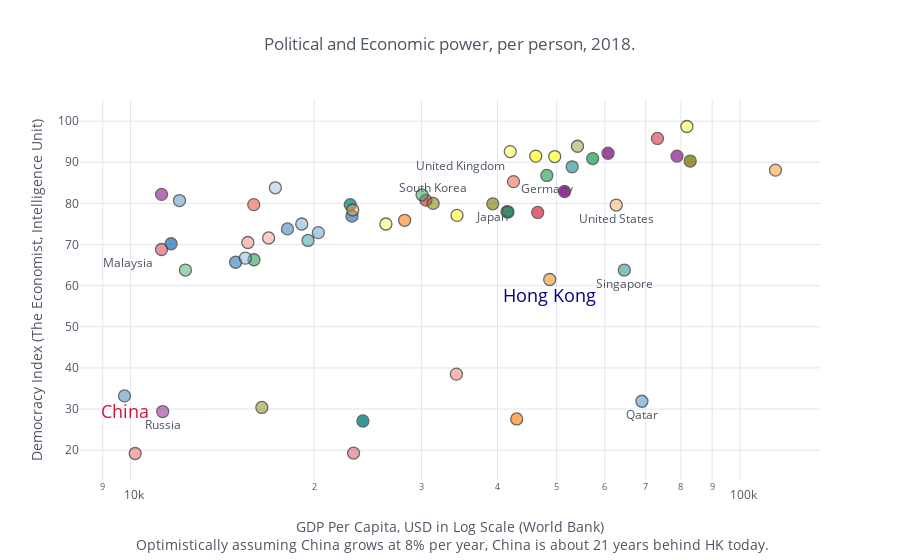

Notebook cell for this chart:
### Code cell
figure.iplot(filename='pol_econ_power', asImage=True)

### Figure 1 — Plotly figure (JSON) as saved in the notebook; plotly's stock layout.template omitted (floating-point values rounded to 4 significant figures)
{"data": [{"marker": {"color": "rgba(255, 153, 51, 1.0)", "line": {"width": 1.3}, "opacity": 0.8, "size": 12, "symbol": "circle"}, "mode": "markers+text", "name": "United Arab Emirates", "text": "", "textfont": {"color": "#4D5663"}, "textposition": "bottom center", "type": "scatter", "uid": "450b77b7-f05c-45f0-a01f-827279786172", "x": [43000.0], "y": [27.6]}, {"marker": {"color": "rgba(55, 128, 191, 1.0)", "line": {"width": 1.3}, "opacity": 0.8, "size": 12, "symbol": "circle"}, "mode": "markers+text", "name": "Argentina", "text": "", "textfont": {"color": "#4D5663"}, "textposition": "bottom center", "type": "scatter", "uid": "fcbb42ad-b00a-4204-a057-1b1ad85a1eaa", "x": [11650.0], "y": [70.2]}, {"marker": {"color": "rgba(50, 171, 96, 1.0)", "line": {"width": 1.3}, "opacity": 0.8, "size": 12, "symbol": "circle"}, "mode": "markers+text", "name": "Australia", "text": "", "textfont": {"color": "#4D5663"}, "textposition": "bottom center", "type": "scatter", "uid": "aa6d6dd9-4113-44ef-9525-2faf007b9a15", "x": [57310.0], "y": [90.9]}, {"marker": {"color": "rgba(128, 0, 128, 1.0)", "line": {"width": 1.3}, "opacity": 0.8, "size": 12, "symbol": "circle"}, "mode": "markers+text", "name": "Austria", "text": "", "textfont": {"color": "#4D5663"}, "textposition": "bottom center", "type": "scatter", "uid": "20c16198-1394-414c-b5b9-3099a196fefc", "x": [51510.0], "y": [82.9]}, {"marker": {"color": "rgba(219, 64, 82, 1.0)", "line": {"width": 1.3}, "opacity": 0.8, "size": 12, "symbol": "circle"}, "mode": "markers+text", "name": "Belgium", "text": "", "textfont": {"color": "#4D5663"}, "textposition": "bottom center", "type": "scatter", "uid": "1e28eafb-67e3-4140-a669-830e7726a15c", "x": [46560.0], "y": [77.8]}, {"marker": {"color": "rgba(0, 128, 128, 1.0)", "line": {"width": 1.3}, "opacity": 0.8, "size": 12, "symbol": "circle"}, "mode": "markers+text", "name": "Bahrain", "text": "", "textfont": {"color": "#4D5663"}, "textposition": "bottom center", "type": "scatter", "uid": "514ef6b8-8c1e-458f-a850-ad71c050ab5e", "x": [24050.0], "y": [27.1]}, {"marker": {"color": "rgba(255, 255, 51, 1.0)", "line": {"width": 1.3}, "opacity": 0.8, "size": 12, "symbol": "circle"}, "mode": "markers+text", "name": "Canada", "text": "", "textfont": {"color": "#4D5663"}, "textposition": "bottom center", "type": "scatter", "uid": "ecc31342-d918-4ec4-bd63-8aa484e90b81", "x": [46210.0], "y": [91.5]}, {"marker": {"color": "rgba(128, 128, 0, 1.0)", "line": {"width": 1.3}, "opacity": 0.8, "size": 12, "symbol": "circle"}, "mode": "markers+text", "name": "Switzerland", "text": "", "textfont": {"color": "#4D5663"}, "textposition": "bottom center", "type": "scatter", "uid": "c1773157-5a49-447d-b597-5ae7725147fb", "x": [82840.0], "y": [90.3]}, {"marker": {"color": "rgba(251, 128, 114, 1.0)", "line": {"width": 1.3}, "opacity": 0.8, "size": 12, "symbol": "circle"}, "mode": "markers+text", "name": "Chile", "text": "", "textfont": {"color": "#4D5663"}, "textposition": "bottom center", "type": "scatter", "uid": "dd1ea833-5a8a-48c8-b80c-2cef06028274", "x": [15920.0], "y": [79.7]}, {"marker": {"color": "rgba(128, 177, 211, 1.0)", "line": {"width": 1.3}, "opacity": 0.8, "size": 12, "symbol": "circle"}, "mode": "markers+text", "name": "China", "text": ["China"], "textfont": {"color": "crimson", "size": 18}, "textposition": "bottom center", "type": "scatter", "uid": "1d0354ce-637f-4480-bafa-18a205ea0832", "x": [9771.0], "y": [33.2]}, {"marker": {"color": "rgba(128, 177, 211, 0.8999999999999999)", "line": {"width": 1.3}, "opacity": 0.8, "size": 12, "symbol": "circle"}, "mode": "markers+text", "name": "Costa Rica", "text": "", "textfont": {"color": "#4D5663"}, "textposition": "bottom center", "type": "scatter", "uid": "7a786884-ddfc-4834-8475-c64dc07642c6", "x": [12030.0], "y": [80.7]}, {"marker": {"color": "rgba(255, 153, 51, 0.8999999999999999)", "line": {"width": 1.3}, "opacity": 0.8, "size": 12, "symbol": "circle"}, "mode": "markers+text", "name": "Cyprus", "text": "", "textfont": {"color": "#4D5663"}, "textposition": "bottom center", "type": "scatter", "uid": "bc9c8cd0-d09b-4143-a05d-3588380c2f91", "x": [28160.0], "y": [75.9]}, {"marker": {"color": "rgba(55, 128, 191, 0.8999999999999999)", "line": {"width": 1.3}, "opacity": 0.8, "size": 12, "symbol": "circle"}, "mode": "markers+text", "name": "Czech Republic", "text": "", "textfont": {"color": "#4D5663"}, "textposition": "bottom center", "type": "scatter", "uid": "d9a2c394-1e5e-4abf-9f91-e70665e0d439", "x": [23080.0], "y": [76.9]}, {"marker": {"color": "rgba(50, 171, 96, 0.8999999999999999)", "line": {"width": 1.3}, "opacity": 0.8, "size": 12, "symbol": "circle"}, "mode": "markers+text", "name": "Germany", "text": ["Germany"], "textfont": {"color": "#4D5663"}, "textposition": "bottom center", "type": "scatter", "uid": "fddbabae-db26-4dce-956e-81a9c47f53b1", "x": [48200.0], "y": [86.8]}, {"marker": {"color": "rgba(128, 0, 128, 0.8999999999999999)", "line": {"width": 1.3}, "opacity": 0.8, "size": 12, "symbol": "circle"}, "mode": "markers+text", "name": "Denmark", "text": "", "textfont": {"color": "#4D5663"}, "textposition": "bottom center", "type": "scatter", "uid": "ea38903f-2d6c-4e79-b433-2d407c9c0b58", "x": [60730.0], "y": [92.2]}, {"marker": {"color": "rgba(219, 64, 82, 0.8999999999999999)", "line": {"width": 1.3}, "opacity": 0.8, "size": 12, "symbol": "circle"}, "mode": "markers+text", "name": "Spain", "text": "", "textfont": {"color": "#4D5663"}, "textposition": "bottom center", "type": "scatter", "uid": "33b0dc9d-1413-4cff-9334-403f7b9b1a3d", "x": [30520.0], "y": [80.8]}, {"marker": {"color": "rgba(0, 128, 128, 0.8999999999999999)", "line": {"width": 1.3}, "opacity": 0.8, "size": 12, "symbol": "circle"}, "mode": "markers+text", "name": "Estonia", "text": "", "textfont": {"color": "#4D5663"}, "textposition": "bottom center", "type": "scatter", "uid": "06da33c6-cf7a-4457-8e83-3440d2deecba", "x": [22930.0], "y": [79.7]}, {"marker": {"color": "rgba(255, 255, 51, 0.8999999999999999)", "line": {"width": 1.3}, "opacity": 0.8, "size": 12, "symbol": "circle"}, "mode": "markers+text", "name": "Finland", "text": "", "textfont": {"color": "#4D5663"}, "textposition": "bottom center", "type": "scatter", "uid": "d57f34b2-12e9-4414-a223-91f3d7392d19", "x": [49650.0], "y": [91.4]}, {"marker": {"color": "rgba(128, 128, 0, 0.8999999999999999)", "line": {"width": 1.3}, "opacity": 0.8, "size": 12, "symbol": "circle"}, "mode": "markers+text", "name": "France", "text": "", "textfont": {"color": "#4D5663"}, "textposition": "bottom center", "type": "scatter", "uid": "33bae856-5061-432d-b38b-ba0d497a6031", "x": [41460.0], "y": [78]}, {"marker": {"color": "rgba(251, 128, 114, 0.8999999999999999)", "line": {"width": 1.3}, "opacity": 0.8, "size": 12, "symbol": "circle"}, "mode": "markers+text", "name": "United Kingdom", "text": ["United Kingdom"], "textfont": {"color": "#4D5663"}, "textposition": "top left", "type": "scatter", "uid": "f7070883-0ba1-4edc-98e4-19a11aae4518", "x": [42490.0], "y": [85.3]}, {"marker": {"color": "rgba(251, 128, 114, 0.7999999999999998)", "line": {"width": 1.3}, "opacity": 0.8, "size": 12, "symbol": "circle"}, "mode": "markers+text", "name": "Equatorial Guinea", "text": "", "textfont": {"color": "#4D5663"}, "textposition": "bottom center", "type": "scatter", "uid": "77a09fd6-4ee2-4aad-8194-36b7ef017cb1", "x": [10170.0], "y": [19.2]}, {"marker": {"color": "rgba(128, 177, 211, 0.7999999999999998)", "line": {"width": 1.3}, "opacity": 0.8, "size": 12, "symbol": "circle"}, "mode": "markers+text", "name": "Greece", "text": "", "textfont": {"color": "#4D5663"}, "textposition": "bottom center", "type": "scatter", "uid": "0203594e-5474-4b98-96d6-6f8b4feba0d5", "x": [20320.0], "y": [72.9]}, {"marker": {"color": "rgba(255, 153, 51, 0.7999999999999998)", "line": {"width": 1.3}, "opacity": 0.8, "size": 12, "symbol": "circle"}, "mode": "markers+text", "name": "Hong Kong", "text": ["Hong Kong"], "textfont": {"color": "navy", "size": 18}, "textposition": "bottom center", "type": "scatter", "uid": "763bfd20-4680-4c5c-b291-1d2a9a49cbe6", "x": [48720.0], "y": [61.5]}, {"marker": {"color": "rgba(55, 128, 191, 0.7999999999999998)", "line": {"width": 1.3}, "opacity": 0.8, "size": 12, "symbol": "circle"}, "mode": "markers+text", "name": "Croatia", "text": "", "textfont": {"color": "#4D5663"}, "textposition": "bottom center", "type": "scatter", "uid": "7b942bf5-96cd-40b0-855c-cbeb14973bd4", "x": [14870.0], "y": [65.7]}, {"marker": {"color": "rgba(50, 171, 96, 0.7999999999999998)", "line": {"width": 1.3}, "opacity": 0.8, "size": 12, "symbol": "circle"}, "mode": "markers+text", "name": "Hungary", "text": "", "textfont": {"color": "#4D5663"}, "textposition": "bottom center", "type": "scatter", "uid": "c5d1af3c-99a2-4267-a837-80093a083988", "x": [15940.0], "y": [66.3]}, {"marker": {"color": "rgba(128, 0, 128, 0.7999999999999998)", "line": {"width": 1.3}, "opacity": 0.8, "size": 12, "symbol": "circle"}, "mode": "markers+text", "name": "Ireland", "text": "", "textfont": {"color": "#4D5663"}, "textposition": "bottom center", "type": "scatter", "uid": "2dadefbb-10c5-4000-aa09-84bf840a9de6", "x": [78810.0], "y": [91.5]}, {"marker": {"color": "rgba(219, 64, 82, 0.7999999999999998)", "line": {"width": 1.3}, "opacity": 0.8, "size": 12, "symbol": "circle"}, "mode": "markers+text", "name": "Iceland", "text": "", "textfont": {"color": "#4D5663"}, "textposition": "bottom center", "type": "scatter", "uid": "52e8bd5f-109a-41fd-ad4d-a140fc9d57d5", "x": [73200.0], "y": [95.8]}, {"marker": {"color": "rgba(0, 128, 128, 0.7999999999999998)", "line": {"width": 1.3}, "opacity": 0.8, "size": 12, "symbol": "circle"}, "mode": "markers+text", "name": "Israel", "text": "", "textfont": {"color": "#4D5663"}, "textposition": "bottom center", "type": "scatter", "uid": "c214e329-e53e-4d37-b6e4-b43118b62d5c", "x": [41610.0], "y": [77.9]}, {"marker": {"color": "rgba(255, 255, 51, 0.7999999999999998)", "line": {"width": 1.3}, "opacity": 0.8, "size": 12, "symbol": "circle"}, "mode": "markers+text", "name": "Italy", "text": "", "textfont": {"color": "#4D5663"}, "textposition": "bottom center", "type": "scatter", "uid": "181fdb99-d2a7-49ec-b153-45ac86ebb5c8", "x": [34320.0], "y": [77.1]}, {"marker": {"color": "rgba(128, 128, 0, 0.7999999999999998)", "line": {"width": 1.3}, "opacity": 0.8, "size": 12, "symbol": "circle"}, "mode": "markers+text", "name": "Japan", "text": ["Japan"], "textfont": {"color": "#4D5663"}, "textposition": "bottom center", "type": "scatter", "uid": "74b9be02-a79f-4efb-8c65-0a8bd821022b", "x": [39290.0], "y": [79.9]}, {"marker": {"color": "rgba(128, 128, 0, 0.7)", "line": {"width": 1.3}, "opacity": 0.8, "size": 12, "symbol": "circle"}, "mode": "markers+text", "name": "South Korea", "text": ["South Korea"], "textfont": {"color": "#4D5663"}, "textposition": "top center", "type": "scatter", "uid": "f9b6e2bc-647a-4742-b485-f228d606d314", "x": [31360.0], "y": [80]}, {"marker": {"color": "rgba(251, 128, 114, 0.7)", "line": {"width": 1.3}, "opacity": 0.8, "size": 12, "symbol": "circle"}, "mode": "markers+text", "name": "Kuwait", "text": "", "textfont": {"color": "#4D5663"}, "textposition": "bottom center", "type": "scatter", "uid": "d2e019ab-920b-45ae-a701-5c4183eb4b20", "x": [34240.0], "y": [38.5]}, {"marker": {"color": "rgba(128, 177, 211, 0.7)", "line": {"width": 1.3}, "opacity": 0.8, "size": 12, "symbol": "circle"}, "mode": "markers+text", "name": "Lithuania", "text": "", "textfont": {"color": "#4D5663"}, "textposition": "bottom center", "type": "scatter", "uid": "a2e4d1a4-c8f2-465d-a1e7-e598facac608", "x": [19090.0], "y": [75]}, {"marker": {"color": "rgba(255, 153, 51, 0.7)", "line": {"width": 1.3}, "opacity": 0.8, "size": 12, "symbol": "circle"}, "mode": "markers+text", "name": "Luxembourg", "text": "", "textfont": {"color": "#4D5663"}, "textposition": "bottom center", "type": "scatter", "uid": "21eaba95-96f0-41e0-a713-b2ff70bc7c5b", "x": [114300.0], "y": [88.1]}, {"marker": {"color": "rgba(55, 128, 191, 0.7)", "line": {"width": 1.3}, "opacity": 0.8, "size": 12, "symbol": "circle"}, "mode": "markers+text", "name": "Latvia", "text": "", "textfont": {"color": "#4D5663"}, "textposition": "bottom center", "type": "scatter", "uid": "7cd905e3-e005-4270-a41f-5619301b5855", "x": [18090.0], "y": [73.8]}, {"marker": {"color": "rgba(50, 171, 96, 0.7)", "line": {"width": 1.3}, "opacity": 0.8, "size": 12, "symbol": "circle"}, "mode": "markers+text", "name": "Malta", "text": "", "textfont": {"color": "#4D5663"}, "textposition": "bottom center", "type": "scatter", "uid": "69c100eb-ba1d-4927-8583-56b62e21dcd3", "x": [30070.0], "y": [82.1]}, {"marker": {"color": "rgba(128, 0, 128, 0.7)", "line": {"width": 1.3}, "opacity": 0.8, "size": 12, "symbol": "circle"}, "mode": "markers+text", "name": "Mauritius", "text": "", "textfont": {"color": "#4D5663"}, "textposition": "bottom center", "type": "scatter", "uid": "e84228d9-9a47-44f1-9940-bf709e9b8077", "x": [11240.0], "y": [82.2]}, {"marker": {"color": "rgba(219, 64, 82, 0.7)", "line": {"width": 1.3}, "opacity": 0.8, "size": 12, "symbol": "circle"}, "mode": "markers+text", "name": "Malaysia", "text": ["Malaysia"], "textfont": {"color": "#4D5663"}, "textposition": "bottom left", "type": "scatter", "uid": "c9c54a9e-693f-4a9b-b2ed-72534689d54f", "x": [11240.0], "y": [68.8]}, {"marker": {"color": "rgba(0, 128, 128, 0.7)", "line": {"width": 1.3}, "opacity": 0.8, "size": 12, "symbol": "circle"}, "mode": "markers+text", "name": "Netherlands", "text": "", "textfont": {"color": "#4D5663"}, "textposition": "bottom center", "type": "scatter", "uid": "2575fd56-b85c-49f5-8513-3c70a7904cee", "x": [53020.0], "y": [88.9]}, {"marker": {"color": "rgba(255, 255, 51, 0.7)", "line": {"width": 1.3}, "opacity": 0.8, "size": 12, "symbol": "circle"}, "mode": "markers+text", "name": "Norway", "text": "", "textfont": {"color": "#4D5663"}, "textposition": "bottom center", "type": "scatter", "uid": "c7268c82-efd8-4dc6-8671-d8974ae77625", "x": [81810.0], "y": [98.7]}, {"marker": {"color": "rgba(255, 255, 51, 0.5999999999999999)", "line": {"width": 1.3}, "opacity": 0.8, "size": 12, "symbol": "circle"}, "mode": "markers+text", "name": "New Zealand", "text": "", "textfont": {"color": "#4D5663"}, "textposition": "bottom center", "type": "scatter", "uid": "7af56b40-d1d4-4990-8f05-d4ddb36b5b3f", "x": [41970.0], "y": [92.6]}, {"marker": {"color": "rgba(128, 128, 0, 0.5999999999999999)", "line": {"width": 1.3}, "opacity": 0.8, "size": 12, "symbol": "circle"}, "mode": "markers+text", "name": "Oman", "text": "", "textfont": {"color": "#4D5663"}, "textposition": "bottom center", "type": "scatter", "uid": "8939f50e-2632-47c4-916f-cad40c51c07e", "x": [16420.0], "y": [30.4]}, {"marker": {"color": "rgba(251, 128, 114, 0.5999999999999999)", "line": {"width": 1.3}, "opacity": 0.8, "size": 12, "symbol": "circle"}, "mode": "markers+text", "name": "Panama", "text": "", "textfont": {"color": "#4D5663"}, "textposition": "bottom center", "type": "scatter", "uid": "95a75a17-b8e9-4472-93bb-7ed3b238c728", "x": [15580.0], "y": [70.5]}, {"marker": {"color": "rgba(128, 177, 211, 0.5999999999999999)", "line": {"width": 1.3}, "opacity": 0.8, "size": 12, "symbol": "circle"}, "mode": "markers+text", "name": "Poland", "text": "", "textfont": {"color": "#4D5663"}, "textposition": "bottom center", "type": "scatter", "uid": "4f717c9f-12fb-4cdf-986f-963f36245f06", "x": [15420.0], "y": [66.7]}, {"marker": {"color": "rgba(255, 153, 51, 0.5999999999999999)", "line": {"width": 1.3}, "opacity": 0.8, "size": 12, "symbol": "circle"}, "mode": "markers+text", "name": "Portugal", "text": "", "textfont": {"color": "#4D5663"}, "textposition": "bottom center", "type": "scatter", "uid": "3932e237-a58c-4d42-b9ab-4017e893f533", "x": [23150.0], "y": [78.4]}, {"marker": {"color": "rgba(55, 128, 191, 0.5999999999999999)", "line": {"width": 1.3}, "opacity": 0.8, "size": 12, "symbol": "circle"}, "mode": "markers+text", "name": "Qatar", "text": ["Qatar"], "textfont": {"color": "#4D5663"}, "textposition": "bottom center", "type": "scatter", "uid": "ef243fa6-7ecd-4890-9030-c9c41a608cec", "x": [69030.0], "y": [31.9]}, {"marker": {"color": "rgba(50, 171, 96, 0.5999999999999999)", "line": {"width": 1.3}, "opacity": 0.8, "size": 12, "symbol": "circle"}, "mode": "markers+text", "name": "Romania", "text": "", "textfont": {"color": "#4D5663"}, "textposition": "bottom center", "type": "scatter", "uid": "c38ea6de-5c4d-45f9-8072-8b9a82ef291c", "x": [12300.0], "y": [63.8]}, {"marker": {"color": "rgba(128, 0, 128, 0.5999999999999999)", "line": {"width": 1.3}, "opacity": 0.8, "size": 12, "symbol": "circle"}, "mode": "markers+text", "name": "Russia", "text": ["Russia"], "textfont": {"color": "#4D5663"}, "textposition": "bottom center", "type": "scatter", "uid": "4f4d97f4-857a-4310-a6c3-59ff6feaf0be", "x": [11290.0], "y": [29.4]}, {"marker": {"color": "rgba(219, 64, 82, 0.5999999999999999)", "line": {"width": 1.3}, "opacity": 0.8, "size": 12, "symbol": "circle"}, "mode": "markers+text", "name": "Saudi Arabia", "text": "", "textfont": {"color": "#4D5663"}, "textposition": "bottom center", "type": "scatter", "uid": "b097029c-ca88-412f-982e-6249e74dc1be", "x": [23220.0], "y": [19.3]}, {"marker": {"color": "rgba(0, 128, 128, 0.5999999999999999)", "line": {"width": 1.3}, "opacity": 0.8, "size": 12, "symbol": "circle"}, "mode": "markers+text", "name": "Singapore", "text": ["Singapore"], "textfont": {"color": "#4D5663"}, "textposition": "bottom center", "type": "scatter", "uid": "aa3deed0-552a-47cd-9a7d-48cce87bb5cd", "x": [64580.0], "y": [63.8]}, {"marker": {"color": "rgba(0, 128, 128, 0.49999999999999983)", "line": {"width": 1.3}, "opacity": 0.8, "size": 12, "symbol": "circle"}, "mode": "markers+text", "name": "Slovakia", "text": "", "textfont": {"color": "#4D5663"}, "textposition": "bottom center", "type": "scatter", "uid": "df0dfff8-6e31-4a40-b35e-f12de9efb6f0", "x": [19550.0], "y": [71]}, {"marker": {"color": "rgba(255, 255, 51, 0.49999999999999983)", "line": {"width": 1.3}, "opacity": 0.8, "size": 12, "symbol": "circle"}, "mode": "markers+text", "name": "Slovenia", "text": "", "textfont": {"color": "#4D5663"}, "textposition": "bottom center", "type": "scatter", "uid": "9009bebc-1d5d-418a-b9ce-db76926105ff", "x": [26230.0], "y": [75]}, {"marker": {"color": "rgba(128, 128, 0, 0.49999999999999983)", "line": {"width": 1.3}, "opacity": 0.8, "size": 12, "symbol": "circle"}, "mode": "markers+text", "name": "Sweden", "text": "", "textfont": {"color": "#4D5663"}, "textposition": "bottom center", "type": "scatter", "uid": "c2de62d1-2b1a-4e9d-aa91-cef9cdecc412", "x": [54110.0], "y": [93.9]}, {"marker": {"color": "rgba(251, 128, 114, 0.49999999999999983)", "line": {"width": 1.3}, "opacity": 0.8, "size": 12, "symbol": "circle"}, "mode": "markers+text", "name": "Trinidad and Tobago", "text": "", "textfont": {"color": "#4D5663"}, "textposition": "bottom center", "type": "scatter", "uid": "09921941-3afb-4fad-9781-a47f8283e965", "x": [16840.0], "y": [71.6]}, {"marker": {"color": "rgba(128, 177, 211, 0.49999999999999983)", "line": {"width": 1.3}, "opacity": 0.8, "size": 12, "symbol": "circle"}, "mode": "markers+text", "name": "Uruguay", "text": "", "textfont": {"color": "#4D5663"}, "textposition": "bottom center", "type": "scatter", "uid": "91b1e0eb-68b5-4fd4-ae63-70126d0544d7", "x": [17280.0], "y": [83.8]}, {"marker": {"color": "rgba(255, 153, 51, 0.49999999999999983)", "line": {"width": 1.3}, "opacity": 0.8, "size": 12, "symbol": "circle"}, "mode": "markers+text", "name": "United States", "text": ["United States"], "textfont": {"color": "#4D5663"}, "textposition": "bottom center", "type": "scatter", "uid": "5cd0bc36-4c7e-49b9-999e-f599cee26bea", "x": [62640.0], "y": [79.6]}], "layout": {"legend": {"bgcolor": "#FFFFFF", "font": {"color": "#4D5663"}}, "paper_bgcolor": "#FFFFFF", "plot_bgcolor": "#FFFFFF", "showlegend": false, "title": {"font": {"color": "#4D5663"}, "text": "Political and Economic power, per person, 2018."}, "xaxis": {"gridcolor": "#E1E5ED", "showgrid": true, "tickfont": {"color": "#4D5663"}, "title": {"font": {"color": "#4D5663"}, "text": "GDP Per Capita, USD in Log Scale (World Bank)<br> Optimistically assuming China grows at 8% per year, China is about 21 years behind HK today."}, "type": "log", "zerolinecolor": "#E1E5ED"}, "yaxis": {"gridcolor": "#E1E5ED", "showgrid": true, "tickfont": {"color": "#4D5663"}, "title": {"font": {"color": "#4D5663"}, "text": "Democracy Index (The Economist, Intelligence Unit)"}, "zerolinecolor": "#E1E5ED"}}}
